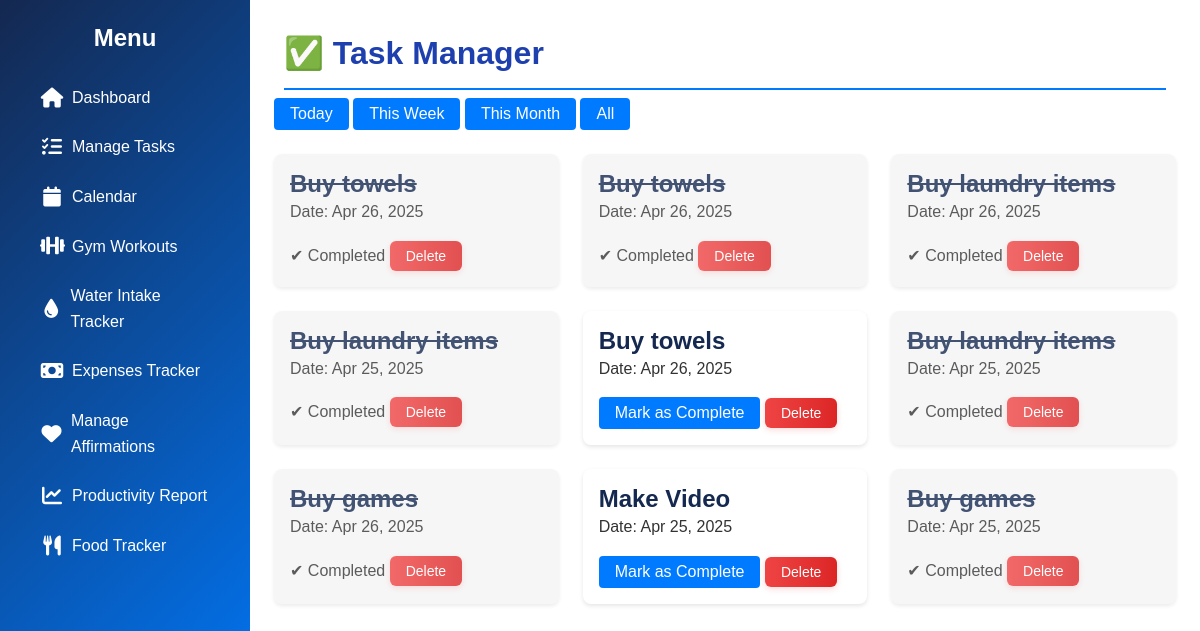
Page /task_manager?filter=week on the committed database.
### app.py (models this page shows)
class Task(db.Model):
    id = db.Column(db.Integer, primary_key=True)
    description = db.Column(db.String(200), nullable=False)
    completed = db.Column(db.Boolean, default=False)
    date = db.Column(db.Date, nullable=False)

### app.py (the view)
@app.route('/task_manager')
def task_manager():
    filter_by = request.args.get('filter', 'all')
    today = datetime.today().date()
    start_of_week = today - timedelta(days=today.weekday())
    start_of_month = today.replace(day=1)
    if filter_by == 'today':
        tasks = Task.query.filter(Task.date == today).all()
    elif filter_by == 'week':
        tasks = Task.query.filter(Task.date >= start_of_week).all()
    elif filter_by == 'month':
        tasks = Task.query.filter(Task.date >= start_of_month).all()
    else:
        tasks = Task.query.order_by(Task.date).all()
    return render_template('task_manager.html', tasks=tasks, filter_by=filter_by)

### templates/task_manager.html (shortened to what this page needs)
{% extends "base.html" %}
{% block content %}
<h1 class="page-header">✅ Task Manager</h1>
<div class="filter-buttons">
    <a href="{{ url_for('task_manager', filter='today') }}" class="btn">Today</a>
    <a href="{{ url_for('task_manager', filter='week') }}" class="btn">This Week</a>
    <a href="{{ url_for('task_manager', filter='month') }}" class="btn">This Month</a>
    <a href="{{ url_for('task_manager') }}" class="btn">All</a>
</div>
<div class="task-cards">
    {% for task in tasks %}
        <div class="task-card {% if task.completed %}completed{% endif %}">
            <h4>{{ task.title or task.description }}</h4>
            <p>Date: {{ task.date.strftime('%b %d, %Y') }}</p>
            {% if task.completed %}
                <span class="status">✔ Completed</span>
            {% else %}
                <a href="{{ url_for('complete_task', task_id=task.id) }}" class="btn small">Mark as Complete</a>
            {% endif %}
            <a href="{{ url_for('delete_task', task_id=task.id) }}" class="btn small danger">Delete</a>
        </div>
    {% else %}
        <p>No tasks found for this view.</p>
    {% endfor %}
</div>
{% endblock %}

### static/style.css (style rules this page uses)
:root { --primary-dark: #142850; --primary-blue: #007BFF; --primary-light: #e8f9fd; --accent-turquoise: #00c9cc; --success-green: #4CAF50; --warning-orange: #FFC107; --danger-red: #F44336; --white: #ffffff; --light-gray: #f5f5f5; --medium-gray: #e0e0e0; --dark-gray: #333333; --black: #000000; --main-font: 'Poppins', sans-serif; --heading-font: 'Poppins', sans-serif; --base-font-size: 16px; --text-regular: 1rem; --text-small: 0.875rem; --text-large: 1.25rem; --space-xs: 0.25rem; --space-sm: 0.5rem; --space-md: 1rem; --space-lg: 1.5rem; --space-xl: 2rem; --space-xxl: 3rem; --radius-sm: 4px; --radius-md: 8px; --radius-lg: 12px; --radius-xl: 16px; --radius-round: 50%; --shadow-sm: 0 2px 4px rgba(0,0,0,0.1); --shadow-md: 0 4px 8px rgba(0,0,0,0.15); --shadow-lg: 0 8px 16px rgba(0,0,0,0.2); --shadow-inset: inset 0 2px 4px rgba(0,0,0,0.1); --transition-fast: 0.15s ease; --transition-normal: 0.3s ease; --transition-slow: 0.5s ease; --z-sidebar: 100; --z-modal: 200; --z-toast: 300; }
* { box-sizing: border-box; margin: 0; padding: 0; }
html { font-size: var(--base-font-size); scroll-behavior: smooth; }
body { font-family: var(--main-font); line-height: 1.6; color: var(--dark-gray); background-color: var(--primary-light); -webkit-font-smoothing: antialiased; -moz-osx-font-smoothing: grayscale; }
h1, h2, h3, h4, h5, h6 { font-family: var(--heading-font); color: var(--primary-dark); margin-top: 0; line-height: 1.2; font-weight: 600; }
h1 { font-size: 2.5rem; }
h4 { font-size: 1.5rem; }
p { margin-bottom: var(--space-md); }
a { color: var(--primary-blue); text-decoration: none; transition: color var(--transition-fast); }
.btn { display: inline-flex; align-items: center; justify-content: center; padding: var(--space-sm) var(--space-md); background-color: var(--primary-blue); color: var(--white); border: none; border-radius: var(--radius-sm); cursor: pointer; transition: all var(--transition-normal); font-size: var(--text-regular); font-weight: 500; text-align: center; gap: var(--space-sm); line-height: 1; }
.page-header { display: flex; align-items: center; gap: var(--space-md); padding-bottom: var(--space-md); border-bottom: 2px solid var(--primary-blue); margin: 10px; }
.page-header { color: #1e40af; font-size: 2rem; margin-bottom: 8px; display: flex; align-items: center; gap: 10px; }
.task-cards { display: grid; grid-template-columns: repeat(auto-fill, minmax(280px, 1fr)); gap: var(--space-lg); margin-top: var(--space-lg); }
.task-card { background: var(--white); padding: var(--space-md); border-radius: var(--radius-md); box-shadow: var(--shadow-sm); transition: transform var(--transition-normal); }
.filter-buttons { margin-top: 5px; }
.task-card.completed { background: var(--light-gray); opacity: 0.8; }
.task-card.completed h4 { text-decoration: line-through; }
.page-header { display: flex; align-items: center; gap: 12px; font-size: 2.2rem; color: var(--primary-dark); margin-bottom: 5px; }
.btn.danger { background: linear-gradient(to right, #ef4444, #dc2626); color: white; padding: 8px 16px; border-radius: 6px; font-size: 14px; font-weight: 500; box-shadow: 0 2px 6px rgba(239, 68, 68, 0.2); }

### rows in the picture
Task: description "Buy towels", date "Apr 26, 2025", completed "✔ Completed"
Task: description "Buy towels", date "Apr 26, 2025", completed "✔ Completed"
Task: description "Buy laundry items", date "Apr 26, 2025", completed "✔ Completed"
Task: description "Buy laundry items", date "Apr 25, 2025", completed "✔ Completed"
Task: description "Buy towels", date "Apr 26, 2025"
Task: description "Buy laundry items", date "Apr 25, 2025", completed "✔ Completed"
Task: description "Buy games", date "Apr 26, 2025", completed "✔ Completed"
Task: description "Make Video", date "Apr 25, 2025"
Task: description "Buy games", date "Apr 25, 2025", completed "✔ Completed"
